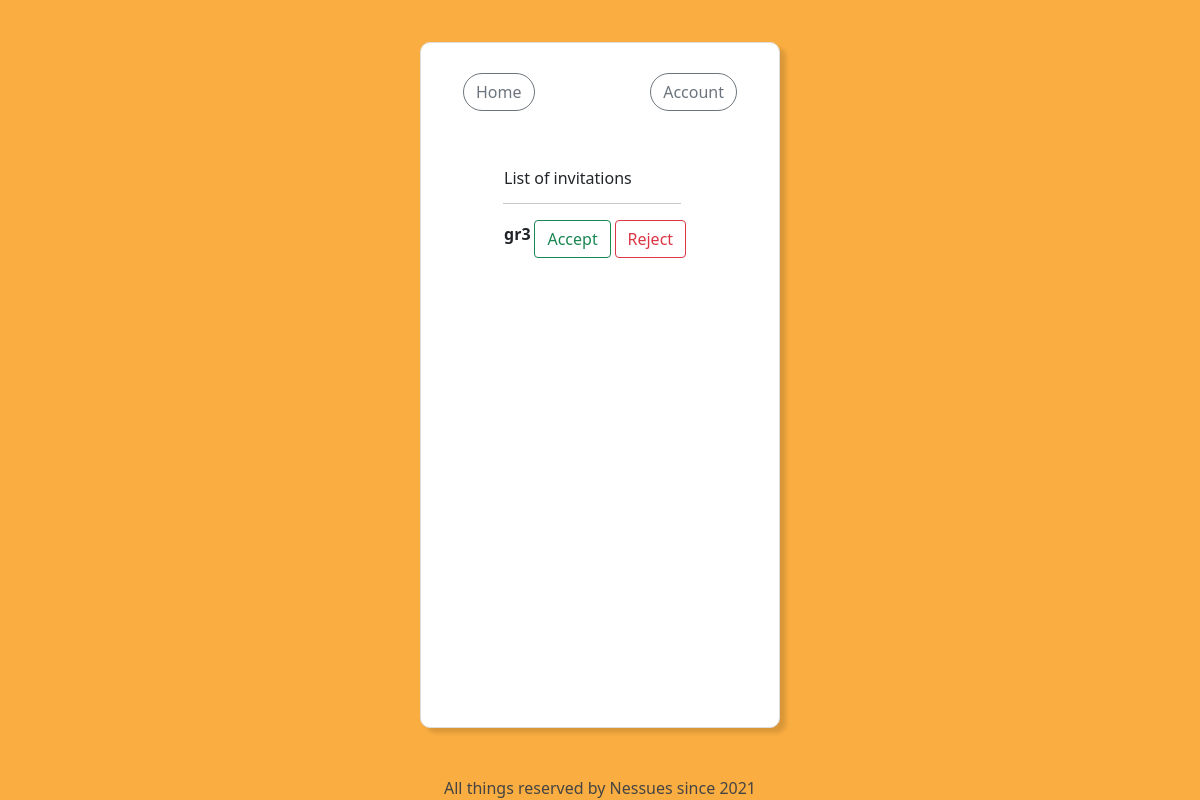
Page /invitations/ (signed in) on the earlier database version.
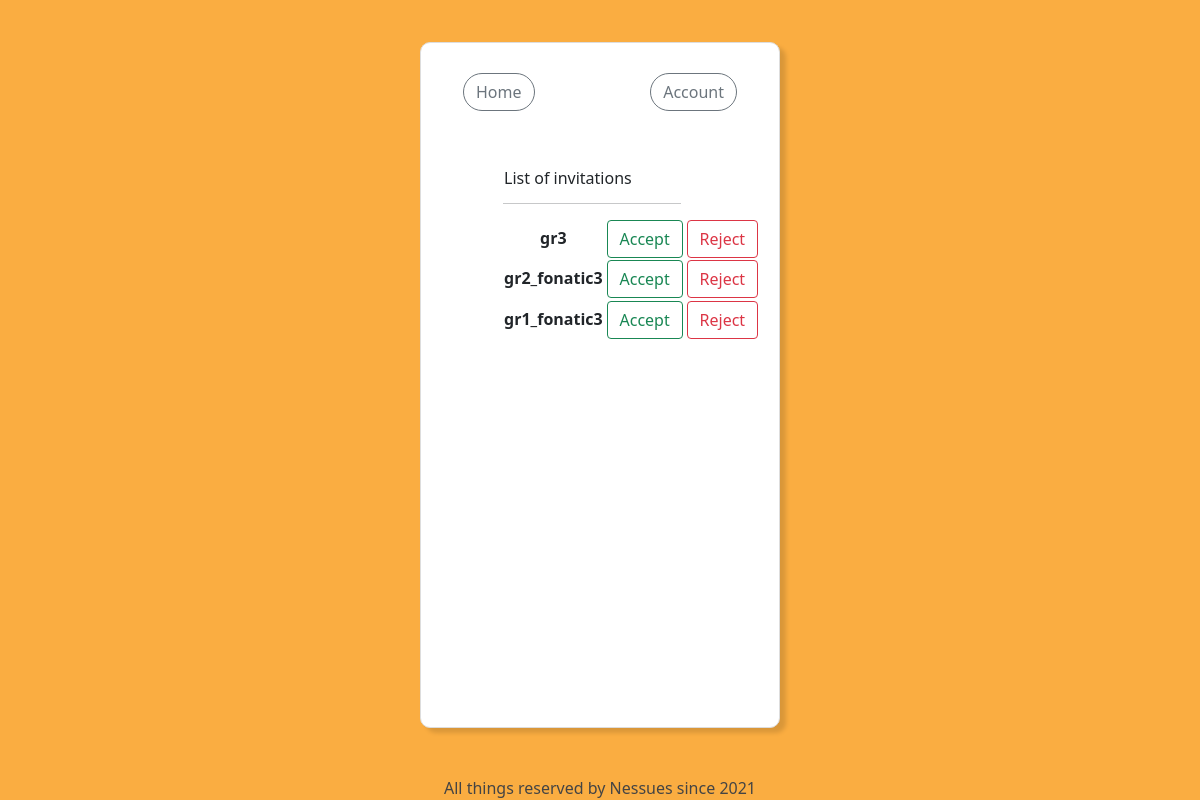
Same page on the later database version.
### nessues_app/models.py (models this page shows, shortened)
class Invitation(models.Model):
    id = models.AutoField(primary_key=True)
    user = models.ForeignKey(User, on_delete=models.CASCADE)
    group = models.ForeignKey(Nessues_Group, on_delete=models.CASCADE)

class Nessues_Group(models.Model):
    id = models.AutoField(primary_key=True)
    name = models.CharField(max_length=21, unique=True)
    users = models.ManyToManyField(User, through='Nessues_Group_User')
    description = models.CharField(max_length=120, blank=True, null=True)

### nessues_app/views.py (the view, shortened to what this page needs)
# urls.py: path('invitations/', login_required(views.InvitationsView.as_view()), name='intivations'),
class InvitationsView(TemplateView):
    template_name = 'nessues_app/invitations.html'
    accept_invitation_class = AcceptInvitationForm
    reject_invitation_class = RejectInvitationForm
    def get(self, request, *args, **kwargs):
        available_invitation = Invitation.objects.filter(user=self.request.user.id)
        accept = self.accept_invitation_class()
        reject = self.reject_invitation_class()
        return render(request, self.template_name, {'available_invitations': available_invitation, 'accept': accept, 'reject': reject})

### templates/nessues_app/invitations.html (shortened to what this page needs)
{% extends "base_account.html" %}
{% load widget_tweaks %}
{% block content %}
    <div class="account-links">
        <a class="btn btn-outline-secondary rounded-pill" href="/">Home</a>
        <a class="btn btn-outline-secondary rounded-pill" href="/account">Account</a>
    </div>
    <div class="invitations-data">
        <div class="workspace-nav">
            List of invitations
        </div>
        <hr style="width: 65%; margin-left: 14.5%;">
        <div class="container-invitations-data">
            {% if not available_invitations.strip %}
                {% for invitation in available_invitations %}
                    <b class="invitation-from">{{ invitation.group.name }}</b>
                    <form method="POST">
                        <button class="btn btn-outline-success">Accept</button>
                    </form>
                    <form method="POST">
                        <button class="btn btn-outline-danger">Reject</button>
                    </form>
                {% endfor %}
            {% else %}
                <p>There are no invitations for you, you can send your id to the owner of the group to be invited to the <b>party</b></p>
            {% endif %}
        </div>
    </div>
{% endblock content %}

### templates/base_account.html (shortened to what this page needs)
{% load static %}
<!DOCTYPE html>
<html lang="en">
<head>
    <link href="https://cdn.jsdelivr.net/npm/bootstrap@5.0.0-beta3/dist/css/bootstrap.min.css" rel="stylesheet">
    <link rel="stylesheet" type="text/css" href="{% static '/css/base.css' %}">
</head>
<body>
    <div class="container-fluid account no_select">
        <div class="container-data-auth">
            {% block content %}{% endblock content %}
        </div>
    </div>
    <div class="footer">
        All things reserved by Nessues since 2021
    </div>
</body>
</html>

### static/css/base.css (style rules this page uses)
html, body { background-color: #FAAD41; height: 95%; width: 100%; }
a { text-decoration: none; color: inherit; }
.container-fluid.account { background: #ffffff; box-shadow: 6px 5px 4px rgba(0, 0, 0, 0.13); border: 1px solid #dddddd; border-radius: 10px; width: 30%; height: 95%; margin-top: 3.5%; }
.container-data-auth { padding: 30px; }
.account-links { display: flex; justify-content: space-between; }
.workspace-nav { display: flex; flex-direction: row; justify-content: space-between; margin-top: 2.5%; margin-right: 18%; margin-bottom: -1%; padding-inline: 15%; }
.container-invitations-data { display: grid; grid-template-columns: max-content min-content min-content; text-align: center; gap: 2%; margin-left: 10%; margin-right: 10%; padding-inline: 5%; }
.invitations-data { margin-top: 20%; }
.invitation-from { padding-top: 6%; }
.footer { position: fixed; left: 0; right: 0; bottom: 0; width: 100%; color: #444444; text-align: center; }
.no_select { -webkit-touch-callout: none; -webkit-user-select: none; -khtml-user-select: none; -moz-user-select: none; -ms-user-select: none; user-select: none; }

Differences in the rows shown:
added Invitation: group.name "gr2_fonatic3"
added Invitation: group.name "gr1_fonatic3"
